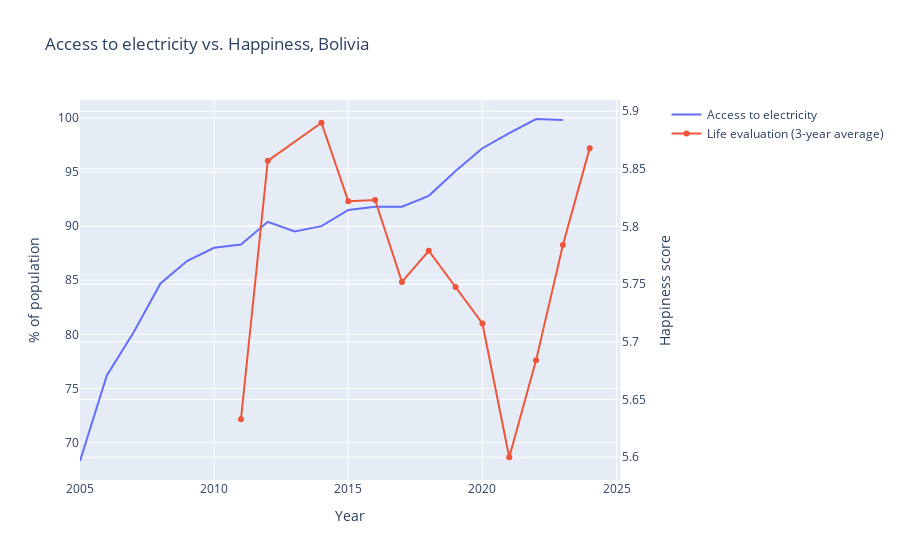

Notebook code cell kept with this figure:
### Markdown cell above
The two together now

### Code cell
import plotly.graph_objects as go
from plotly.subplots import make_subplots

country_name = "Bolivia"

# Create figure with secondary y-axis
fig = make_subplots(specs=[[{"secondary_y": True}]])

# Add traces
fig.add_trace(
    go.Scatter(
        x=electricity_acces_bolivia["Year"],
        y=electricity_acces_bolivia["Access to electricity (% of population)"],
        name="Access to electricity",
    ),
    secondary_y=False,
)

fig.add_trace(
    go.Scatter(
        x=happy_df_bolivia["Year"],
        y=happy_df_bolivia["Life evaluation (3-year average)"],
        name="Life evaluation (3-year average)",
    ),
    secondary_y=True,
)

# Add figure title
fig.update_layout(title_text=f"Access to electricity vs. Happiness, {country_name}")

# Set x-axis title
fig.update_xaxes(title_text="Year")

# Set y-axes titles
fig.update_yaxes(title_text="% of population", secondary_y=False)
fig.update_yaxes(title_text="Happiness score", secondary_y=True)

fig.show()

### Figure 1 — Plotly figure (JSON) as saved in the notebook; plotly's stock layout.template omitted (floating-point values rounded to 4 significant figures)
{"data": [{"name": "Access to electricity", "type": "scatter", "x": [2005, 2006, 2007, 2008, 2009, 2010, 2011, 2012, 2013, 2014, 2015, 2016, 2017, 2018, 2019, 2020, 2021, 2022, 2023, 2024], "xaxis": "x", "y": [68.3, 76.2, 80.2, 84.7, 86.8, 88, 88.3, 90.4, 89.5, 90, 91.5, 91.8, 91.8, 92.8, 95.1, 97.2, 98.6, 99.9, 99.8, ".."], "yaxis": "y"}, {"name": "Life evaluation (3-year average)", "type": "scatter", "x": [2011, 2012, 2014, 2015, 2016, 2017, 2018, 2019, 2020, 2021, 2022, 2023, 2024], "xaxis": "x", "y": [5.633, 5.857, 5.89, 5.822, 5.823, 5.752, 5.779, 5.747, 5.716, 5.6, 5.684, 5.784, 5.868], "yaxis": "y2"}], "layout": {"title": {"text": "Access to electricity vs. Happiness, Bolivia"}, "xaxis": {"anchor": "y", "domain": [0, 0.94], "title": {"text": "Year"}}, "yaxis": {"anchor": "x", "domain": [0, 1], "title": {"text": "% of population"}}, "yaxis2": {"anchor": "x", "overlaying": "y", "side": "right", "title": {"text": "Happiness score"}}}}
